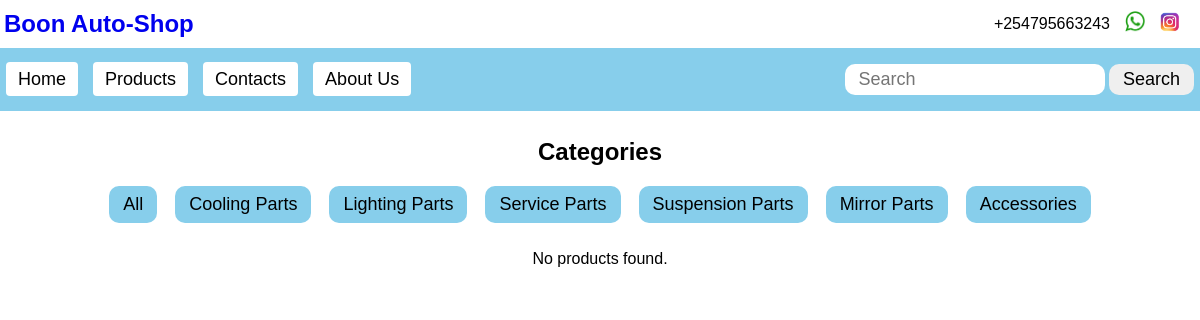
Screenshot of /search/?category_id=1&q=None with the database file from the repository.
### shop/models.py (models this page shows, shortened)
class Category(models.Model):
    title = models.CharField(max_length=255)
    description = models.TextField(blank=True)
    parent_id = models.ForeignKey('self', on_delete=models.CASCADE, null=True, blank=True, related_name='children')

### shop/views.py (the view)
# urls.py: path('search/', views.search, name='search'),
def search(request):
    query = request.GET.get('q')
    category_id = request.GET.get('category_id')
    categories = Category.objects.filter(parent_id=None)
    products = Product.objects.all()
    if query:
        products = products.filter(
            title__icontains=query
        ) | products.filter(
            description__icontains=query
        ) | products.filter(
            vehicle__title__icontains=query
        )
    if category_id and category_id != 'all':
        print(f"Category id is: {category_id}, And query is: {query}")
        category = get_object_or_404(Category, id=category_id)
        products = products.filter(category=category)
    context = {
        'categories': categories,
        'products': products,
        'query': query
    }
    return render(request, 'search.html', context)

### shop/templates/search.html
{% include 'base.html' %} {% load static %} {% block content %}
<div class="slide-sect">
  <h4 class="cat-title">Categories</h4>
  <div class="slides">
    <a href="{% url 'products' %}">All</a>
    {% for category in categories %}
    <a href="{% url 'search' %}?category_id={{ category.id }}&q={{query}}"
      >{{ category.title }}</a
    >
    {% endfor %}
  </div>
</div>
<div class="content">
  {% if products %} {% for product in products %}
  <div class="card">
    <img class="product-img" src="{{ product.image.url }}" alt="" />
    <h4>{{ product.title }}</h4>
    <p>kSHS. {{ product.price }}</p>
    <a href="{% url 'product_detail' product.id %}">View Product</a>
  </div>
  {% endfor %} {% else %}
  <p>No products found.</p>
  {% endif %}
</div>
{% endblock %}

### shop/static/css/style.css (style rules this page uses)
* { margin: 0; padding: 0; box-sizing: border-box; }
body { display: flex; justify-content: center; flex-direction: column; overflow-x: hidden; }
.content { width: 70%; margin-top: 20px; display: flex; flex-wrap: wrap; justify-content: space-evenly; flex-basis: content; flex: 6; margin: 20px auto; }
.slide-sect { display: flex; margin-top: 20px; align-items: center; justify-content: center; gap: 20px; width: 100%; overflow: hidden; padding: 7px 0px; flex-direction: column; }
.slides { display: flex; gap: 18px; overflow: scroll; scrollbar-width: none; max-width: 90%; margin: auto; }
.slides a { text-decoration: none; color: #000; padding: 8px 14px; font-size: 18px; background-color: skyblue; border-radius: 10px; }
.cat-title { font-size: 24px; color: #000; }
* { font-family: Nunito, sans-serif; }

### rows the page displays
Category: title "Cooling Parts"
Category: title "Lighting Parts"
Category: title "Service Parts"
Category: title "Suspension Parts"
Category: title "Mirror Parts"
Category: title "Accessories"
